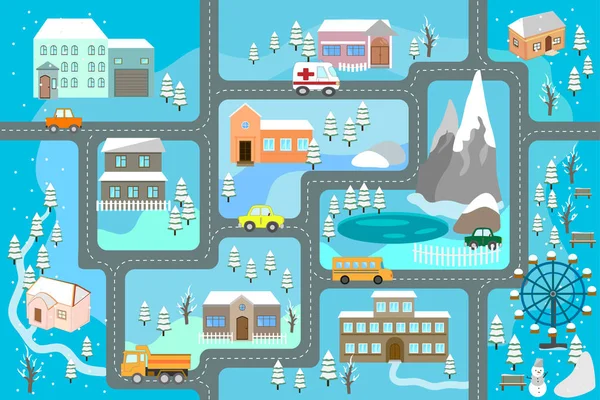
#> input picture depositphotos_215804672-stock-illustration-winter-artoon-map-seamless-pattern.jpg, 600 x 400 px; its folder holds only this picture in this run
$ python -i Projek_PAA.py   (imports and definitions only)
#> lines starting #> are read from the running program, lines starting #| are printed output that depends on the picture
import pygame
import random
from queue import PriorityQueue
import math
from tkinter import Tk
from tkinter.filedialog import askopenfilename
from PIL import Image

# Inisialisasi Pygame
# [1 line not run here, left out]

# Ukuran grid
GRID_SIZE = 20
COLS, ROWS = 50, 30
SCREEN_WIDTH, SCREEN_HEIGHT = COLS * GRID_SIZE, ROWS * GRID_SIZE
# [1 line that did not run here, left out]
# [1 line not run here, left out]

# Warna
WHITE, GRAY, YELLOW, RED, BLACK, BLUE, LIGHT_GRAY, GREEN = (
    (255, 255, 255), (90, 90, 90), (255, 255, 0), (255, 0, 0),
    (0, 0, 0), (0, 0, 255), (200, 200, 200), (0, 255, 0)
)

# Font
font = pygame.font.SysFont("Arial", 24, bold=True)

# Grid default: semua tembok (putih)
grid_map = [[1 for _ in range(COLS)] for _ in range(ROWS)]

def load_image_map():
    Tk().withdraw()
    file_path = askopenfilename(filetypes=[("Image Files", "*.png;*.jpg;*.jpeg;*.bmp")])
#> the answer given: depositphotos_215804672-stock-illustration-winter-artoon-map-seamless-pattern.jpg
    if file_path:
        image = Image.open(file_path).convert("L")
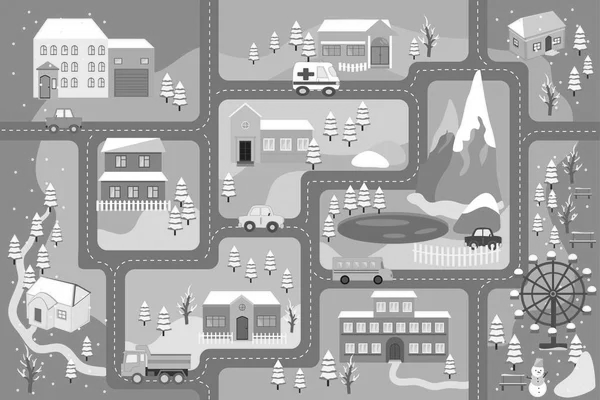
#> image: PIL image 600x400 L; min 13, max 255, mean 166.3
        image = image.resize((COLS, ROWS))
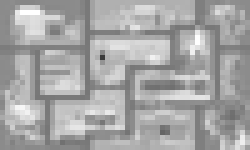
#> image: PIL image 50x30 L (shown 5 times larger); min 59, max 255, mean 166.4
        global grid_map
        grid_map = []
        for y in range(ROWS):
            row = []
            for x in range(COLS):
                pixel = image.getpixel((x, y))
                row.append(0 if pixel < 128 else 1)
            grid_map.append(row)
#> after the loop, grid_map = 30 items

# [35 lines left out: functions is_road, a_star, not called in this run]

class Courier:
    # [124 lines left out: functions __init__, move, draw, draw_flag, draw_button, random_position and 2 more, not called in this run]

# [2 lines not run here, left out]

>>> result = load_image_map()
